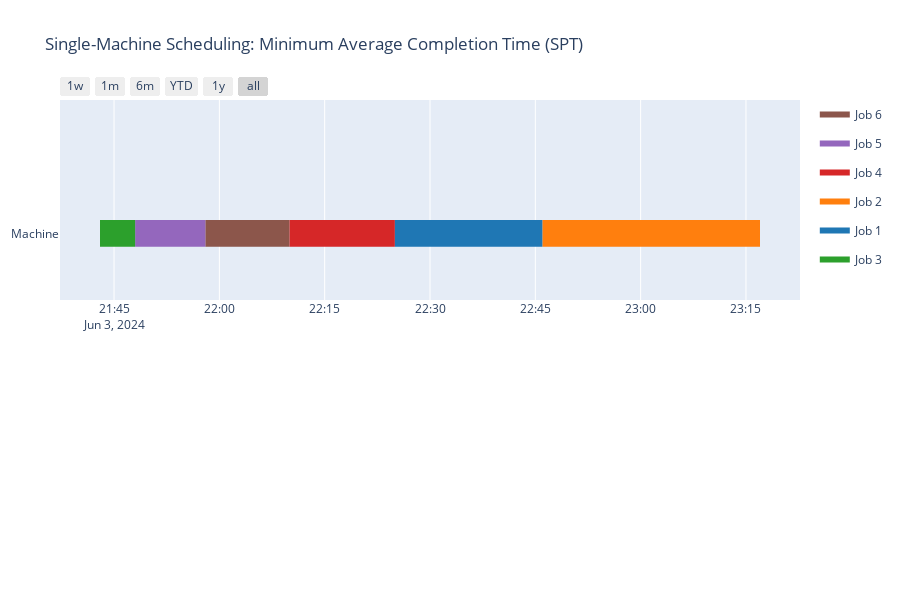

The cell this chart's notebook holds for it:
### Markdown cell above
### Plot the scheduling

### Code cell
import pandas as pd
import plotly.figure_factory as ff
import datetime, os

# Collecting data
tasks = []
for t in range(N):
    start_time = s[t].x
    finish_time = f[t].x
    for j in range(N):
        #if c[j, t].x * x[j, t].x > 0:
        if SP[j].x * x[j, t].x > 0:
            job_sequence = j
    tasks.append(dict(Task='Machine', Start=start_time, Finish=finish_time, Resource=f'Job {job_sequence+1}'))

# Creating a DataFrame
df = pd.DataFrame(tasks)

# Converting start time and finish time to datetime
df['Start'] = pd.to_datetime(df['Start'], unit='m', origin=pd.Timestamp.now())
df['Finish'] = pd.to_datetime(df['Finish'], unit='m', origin=pd.Timestamp.now())

# Plotting
fig = ff.create_gantt(df, index_col='Resource', show_colorbar=True, group_tasks=True, showgrid_x=True, title='Single-Machine Scheduling: Minimum Average Completion Time (SPT)')
fig.update_layout(margin=dict(l=60, r=50, t=100, b=300))

output_dir = "Gantt_Chart"
os.makedirs(output_dir, exist_ok=True)

output_file = os.path.join(output_dir, "team01_4_3_SPT.html")
fig.write_html(output_file)
fig.write_html("Gantt_Chart/team01_4_3_SPT.html")

fig.show()

### Figure 1 — Plotly figure (JSON) as saved in the notebook; plotly's stock layout.template omitted (floating-point values rounded to 4 significant figures)
{"data": [{"fill": "toself", "fillcolor": "rgb(140, 86, 75)", "hoverinfo": "name", "legendgroup": "rgb(140, 86, 75)", "mode": "none", "name": "Job 6", "showlegend": true, "type": "scatter", "x": ["2024-06-03T21:58:00", "2024-06-03T22:10:00", "2024-06-03T22:10:00", "2024-06-03T21:58:00"], "y": [-0.2, -0.2, 0.2, 0.2]}, {"fill": "toself", "fillcolor": "rgb(148, 103, 189)", "hoverinfo": "name", "legendgroup": "rgb(148, 103, 189)", "mode": "none", "name": "Job 5", "showlegend": true, "type": "scatter", "x": ["2024-06-03T21:48:00", "2024-06-03T21:58:00", "2024-06-03T21:58:00", "2024-06-03T21:48:00"], "y": [-0.2, -0.2, 0.2, 0.2]}, {"fill": "toself", "fillcolor": "rgb(214, 39, 40)", "hoverinfo": "name", "legendgroup": "rgb(214, 39, 40)", "mode": "none", "name": "Job 4", "showlegend": true, "type": "scatter", "x": ["2024-06-03T22:10:00", "2024-06-03T22:25:00", "2024-06-03T22:25:00", "2024-06-03T22:10:00"], "y": [-0.2, -0.2, 0.2, 0.2]}, {"fill": "toself", "fillcolor": "rgb(255, 127, 14)", "hoverinfo": "name", "legendgroup": "rgb(255, 127, 14)", "mode": "none", "name": "Job 2", "showlegend": true, "type": "scatter", "x": ["2024-06-03T22:46:00", "2024-06-03T23:17:00", "2024-06-03T23:17:00", "2024-06-03T22:46:00"], "y": [-0.2, -0.2, 0.2, 0.2]}, {"fill": "toself", "fillcolor": "rgb(31, 119, 180)", "hoverinfo": "name", "legendgroup": "rgb(31, 119, 180)", "mode": "none", "name": "Job 1", "showlegend": true, "type": "scatter", "x": ["2024-06-03T22:25:00", "2024-06-03T22:46:00", "2024-06-03T22:46:00", "2024-06-03T22:25:00"], "y": [-0.2, -0.2, 0.2, 0.2]}, {"fill": "toself", "fillcolor": "rgb(44, 160, 44)", "hoverinfo": "name", "legendgroup": "rgb(44, 160, 44)", "mode": "none", "name": "Job 3", "showlegend": true, "type": "scatter", "x": ["2024-06-03T21:43:00", "2024-06-03T21:48:00", "2024-06-03T21:48:00", "2024-06-03T21:43:00"], "y": [-0.2, -0.2, 0.2, 0.2]}, {"legendgroup": "rgb(140, 86, 75)", "marker": {"color": "rgb(140, 86, 75)", "opacity": 0, "size": 1}, "mode": "markers", "name": "", "showlegend": false, "text": [null, null], "type": "scatter", "x": ["2024-06-03T21:58:00", "2024-06-03T22:10:00"], "y": [0, 0]}, {"legendgroup": "rgb(148, 103, 189)", "marker": {"color": "rgb(148, 103, 189)", "opacity": 0, "size": 1}, "mode": "markers", "name": "", "showlegend": false, "text": [null, null], "type": "scatter", "x": ["2024-06-03T21:48:00", "2024-06-03T21:58:00"], "y": [0, 0]}, {"legendgroup": "rgb(214, 39, 40)", "marker": {"color": "rgb(214, 39, 40)", "opacity": 0, "size": 1}, "mode": "markers", "name": "", "showlegend": false, "text": [null, null], "type": "scatter", "x": ["2024-06-03T22:10:00", "2024-06-03T22:25:00"], "y": [0, 0]}, {"legendgroup": "rgb(255, 127, 14)", "marker": {"color": "rgb(255, 127, 14)", "opacity": 0, "size": 1}, "mode": "markers", "name": "", "showlegend": false, "text": [null, null], "type": "scatter", "x": ["2024-06-03T22:46:00", "2024-06-03T23:17:00"], "y": [0, 0]}, {"legendgroup": "rgb(31, 119, 180)", "marker": {"color": "rgb(31, 119, 180)", "opacity": 0, "size": 1}, "mode": "markers", "name": "", "showlegend": false, "text": [null, null], "type": "scatter", "x": ["2024-06-03T22:25:00", "2024-06-03T22:46:00"], "y": [0, 0]}, {"legendgroup": "rgb(44, 160, 44)", "marker": {"color": "rgb(44, 160, 44)", "opacity": 0, "size": 1}, "mode": "markers", "name": "", "showlegend": false, "text": [null, null], "type": "scatter", "x": ["2024-06-03T21:43:00", "2024-06-03T21:48:00"], "y": [0, 0]}], "layout": {"height": 600, "hovermode": "closest", "margin": {"b": 300, "l": 60, "r": 50, "t": 100}, "showlegend": true, "title": {"text": "Single-Machine Scheduling: Minimum Average Completion Time (SPT)"}, "xaxis": {"rangeselector": {"buttons": [{"count": 7, "label": "1w", "step": "day", "stepmode": "backward"}, {"count": 1, "label": "1m", "step": "month", "stepmode": "backward"}, {"count": 6, "label": "6m", "step": "month", "stepmode": "backward"}, {"count": 1, "label": "YTD", "step": "year", "stepmode": "todate"}, {"count": 1, "label": "1y", "step": "year", "stepmode": "backward"}, {"step": "all"}]}, "showgrid": true, "type": "date", "zeroline": false}, "yaxis": {"autorange": false, "range": [-1, 2], "showgrid": false, "ticktext": ["Machine"], "tickvals": [0], "zeroline": false}}}
